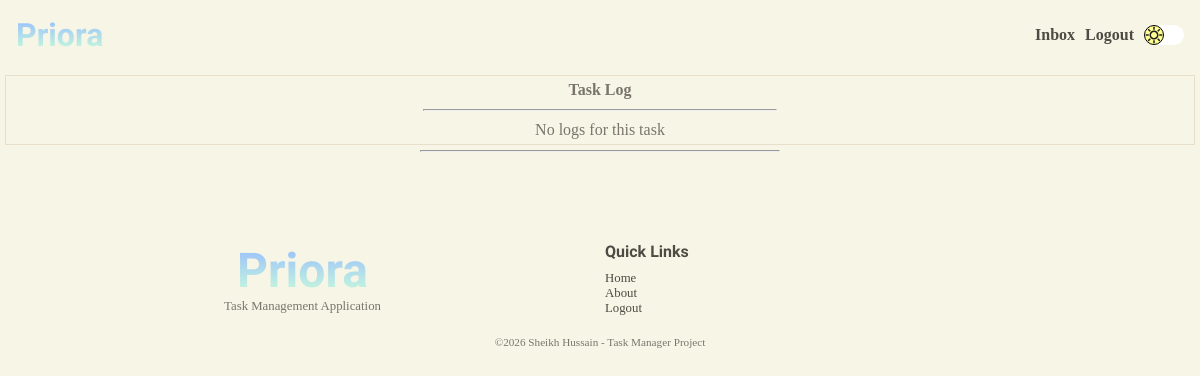
Before: /user/task/46/log (signed in) with the older database file.
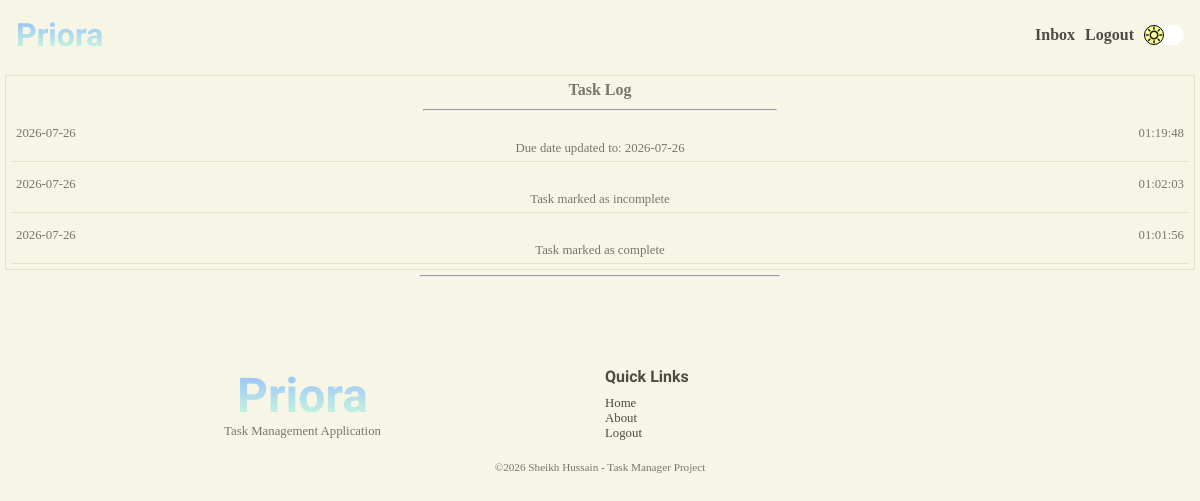
After: the same page with the newer database file.
### tables this page shows
CREATE TABLE "task_logs" (
                            "log_id"	INTEGER NOT NULL UNIQUE,
                            "task_id"	INTEGER NOT NULL,
                            "user_id"   INTEGER NOT NULL,
                            "date"	TEXT NOT NULL,
                            "time"	TEXT NOT NULL,
                            "comment"	TEXT NOT NULL,
                            PRIMARY KEY("log_id" AUTOINCREMENT),
                            FOREIGN KEY("task_id") 
                                REFERENCES "tasks"("task_id")
                                ON DELETE CASCADE,
                            FOREIGN KEY ("user_id")
                                REFERENCES "users"("user_id")
                                ON DELETE CASCADE
                            );

### app.py (the view)
@app.route("/user/task/<int:task_id>/log", methods=["GET"])
@login_required
@password_reset_required
def all_logs(task_id):
    user = find_user_by_id(session.get("user-id"))
    logs = get_all_task_logs(task_id, user)
    return render_template("tasks/task-log.html", logs=logs)

### app.py (called while the page is built)
@app.after_request
def security_headers(response):
    response.headers["Content-Security-Policy"] = (
        "default-src 'self'; "
        "script-src 'self'; "
        "style-src 'self' https://fonts.googleapis.com; "
        "font-src 'self' https://fonts.gstatic.com;"
    )
    return response

### services/auth.py (called while the page is built)
def login_required(f):
    @wraps(f)
    def decorated_function(*args, **kwargs):
        if session.get("user-id") is None:
            return redirect(url_for("login"))
        return f(*args, **kwargs)
    return decorated_function

def password_reset_required(f):
    @wraps(f)
    def decorated_function(*args, **kwargs):
        reset_req = is_reset_req(session.get("user-id"))
        if reset_req:
            return redirect(url_for("change_password"))
        return f(*args, **kwargs)
    return decorated_function

### services/database.py (called while the page is built)
def connect_database():
    os.makedirs("instance", exist_ok=True)
    connection = sqlite3.connect("instance/task-manager.db")
    connection.row_factory = sqlite3.Row
    connection.execute("PRAGMA foreign_keys = ON;")
    return connection

### templates/tasks/task-log.html
{% extends 'layout.html' %} {% block content %}
<section class="task-view-section">
  <div class="task-view-log">
    <div class="task-log">
      <p><strong>Task Log</strong></p>
      <hr />
      {% if logs %} {% for log in logs %}
      <div class="log">
        <div class="log-info">
          <p>{{ log['date']}}</p>
          <p>{{ log['time']}}</p>
        </div>
        <div class="log-description">
          <p>{{ log['comment'] }}</p>
        </div>
      </div>
      {% endfor %} {% else %}
      <p>No logs for this task</p>
      {% endif %}
    </div>
  </div>
</section>
{% endblock content %}

Changed rows visible on the page:
added task_logs: date "2026-07-26", time "01:19:48", comment "Due date updated to: 2026-07-26"
added task_logs: date "2026-07-26", time "01:02:03", comment "Task marked as incomplete"
added task_logs: date "2026-07-26", time "01:01:56", comment "Task marked as complete"
Other visible differences:
text no longer shown: "No logs for this task"
